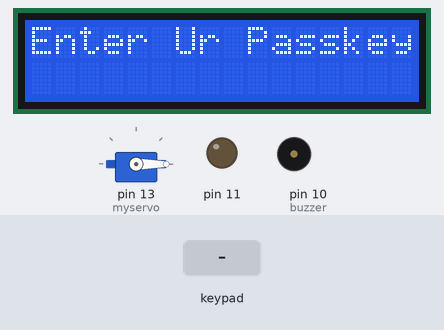
The sketch below on a simulated Arduino Uno, built with avr-gcc and run on an emulated ATmega328P. Parts: servo, 16×2 character LCD, output pins drawn as LEDs (lit = HIGH), buzzer (waves = sounding, pin HIGH). The test bench sets the inputs (shaded band). EEPROM starts erased; pins used as bus, display or sensor lines are not drawn; what the sketch prints to the serial monitor is not drawn.

Above: at 3.2 s.
3.3 s: keypad keys 1 3 9 7 # pressed 0.4 s apart
At 5.2 s:
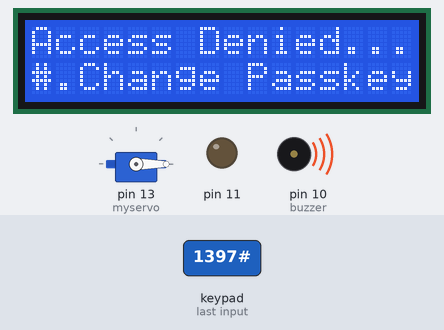
6.8 s: key 'A' pressed
At 7.5 s:
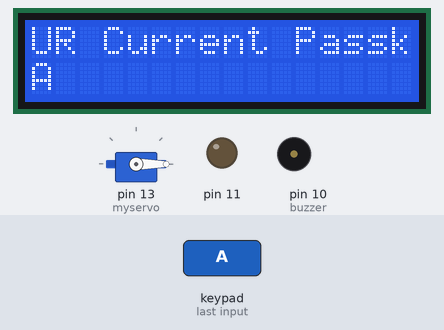
8.4 s: keypad keys 1 2 3 4 * pressed 0.4 s apart
At 10.5 s:
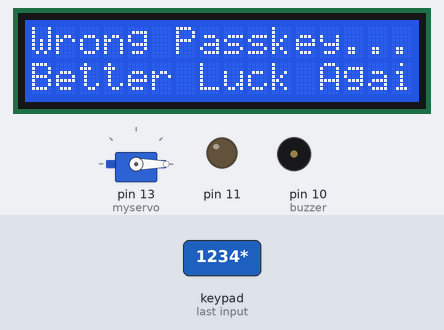
11.9 s: key 'B' pressed
At 12.5 s:
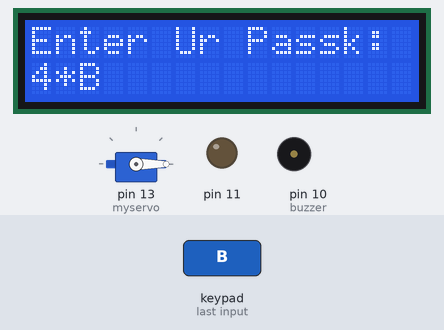
13.4 s: key 'C' pressed
At 13.53 s:
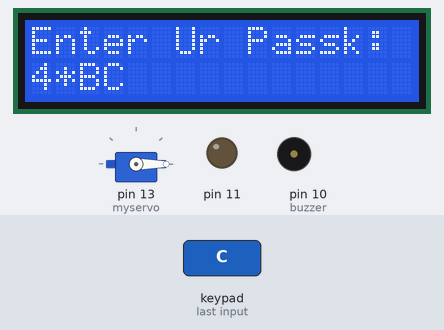
15.1 s: keypad keys 1 2 3 4 pressed 0.4 s apart
At 17.2 s:
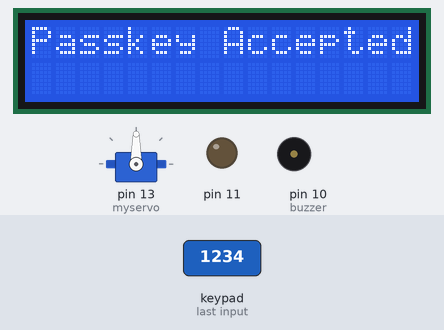
Timing chart, 0 to 24.0 s (numbered marks = the images above; inputs shaded):
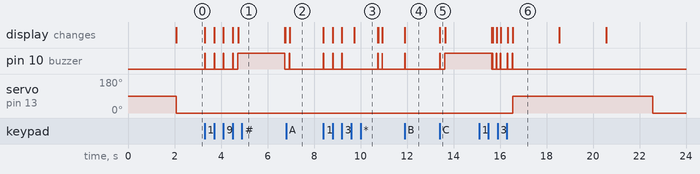

Measured:
- after the input at 3.3 s, pin 10 (buzzer): goes 3 × (HIGH 0.02 s, LOW 0.38 s), HIGH 0.02 s, LOW 0.20 s, HIGH 2.0 s, then LOW, starting at once; the display: first changes at once (image 1 shows a later state)
- after the input at 6.8 s, pin 10 (buzzer): LOW → HIGH after 0.13 s, → LOW 0.02 s later; the display: changes after 0.15 s (image 2)
- after the input at 8.4 s, the display: first changes at once (image 3 shows a later state)
- after the input at 11.9 s, pin 10 (buzzer): LOW → HIGH at once, → LOW 0.02 s later; the display: changes at once (image 4)
- after the input at 13.4 s, pin 10 (buzzer): LOW → HIGH at once, → LOW 0.02 s later, → HIGH 0.20 s later; the display: changes at once (image 5)
- after the input at 15.1 s, servo on pin 13 (myservo): 0° → 90° after 1.5 s, → 0° 6.0 s later; the display: first differs from a run without the input after 0.58 s (image 6 shows a later state)

The sketch:

lockdoor.ino
```cpp
#include <Servo.h>
#include <Keypad.h>
#include<LiquidCrystal.h>
#include<EEPROM.h>
int res=0;
Servo myservo;
LiquidCrystal lcd(9,8,7,6,5,4);
char password[4];
char pass[4],pass1[4];
int i=0;

char customKey=0;
const byte ROWS = 4; //four rows
const byte COLS = 4; //four columns
char hexaKeys[ROWS][COLS] = {
{'1','2','3','A'},
{'4','5','6','B'},
{'7','8','9','C'},
{'*','0','#','D'}
};
byte rowPins[ROWS] = {A0,A1,A2,A3}; //connect to the row pinouts of the keypad
byte colPins[COLS] = {A4,A5,3,2};   //connect to the column pinouts of the keypad
//initialize an instance of class NewKeypad
Keypad customKeypad = Keypad( makeKeymap(hexaKeys), rowPins, colPins, ROWS, COLS);
int led;
int buzzer = 10;
int m11;
int m12;
void setup()
{
  Serial.begin(9600);
  pinMode(11, OUTPUT);
  myservo.attach(13);
  lcd.begin(16,2);
  pinMode(led, OUTPUT);
  pinMode(buzzer, OUTPUT);
  pinMode(m11, OUTPUT);
  pinMode(m12, OUTPUT);
  lcd.print(" Electronic ");
  Serial.print(" Electronic ");
  lcd.setCursor(0,1);
  lcd.print(" Keypad Lock ");
  Serial.print(" Keypad Lock ");
  delay(2000);
  lcd.clear();
  lcd.print("Enter Ur Passkey:");
  Serial.println("Enter Ur Passkey:");
  lcd.setCursor(0,1);
  for(int j=0;j<4;j++)
    EEPROM.write(j, j+49);
  for(int j=0;j<4;j++)
    pass[j]=EEPROM.read(j);
  myservo.write(0);

}

void loop()
{


  customKey = customKeypad.getKey();
   if(res==3)
    {
     lcd.clear();
     lcd.setCursor(0,1);
     lcd.print("LOL HAHA");
     delay(100000000000000);
    }
  if(customKey=='#')
    change();
  if (customKey)
  {
    password[i++]=customKey;
    lcd.print(customKey);
    Serial.print(customKey);
    beep();
  }
  if(i==4)
  {
    delay(200);
    for(int j=0;j<4;j++)
      pass[j]=EEPROM.read(j);
    if(!(strncmp(password, pass,4)))
    {
      digitalWrite(led, HIGH);
      beep();
      lcd.clear();
      lcd.print("Passkey Accepted");
      Serial.println("Passkey Accepted");
      myservo.write(90);
      delay(2000);
      lcd.setCursor(0,1);
      lcd.print("#.Change Passkey");
      Serial.println("#.Change Passkey");
      delay(2000);
      lcd.clear();
      lcd.print("Enter Passkey:");
      Serial.println("Enter Passkey:");
      lcd.setCursor(0,1);
      i=0;
      digitalWrite(led, LOW);
      delay(2000);
      myservo.write(0);
      res=0;
    }
    else
    {
      myservo.write(0);
      digitalWrite(buzzer, HIGH);
      lcd.clear();
      lcd.print("Access Denied...");
      Serial.println("Access Denied...");
      lcd.setCursor(0,1);
      lcd.print("#.Change Passkey");
      Serial.println("#.Change Passkey");
      delay(2000);
      lcd.clear();
      lcd.print("Enter Passkey:");
      Serial.println("Enter Passkey:");
      lcd.setCursor(0,1);
      i=0;
      res++;
      digitalWrite(buzzer, LOW);
    }

  }

}
void change()
{
  int j=0;
  lcd.clear();
  lcd.print("UR Current Passk");
  Serial.println("UR Current Passk");
  lcd.setCursor(0,1);
  while(j<4)
  {
    char key=customKeypad.getKey();
    if(key)
    {
      pass1[j++]=key;
      lcd.print(key);
      Serial.print(key);
      beep();
    }
    key=0;
  }
  delay(500);

  if((strncmp(pass1, pass, 4)))
  {
    lcd.clear();
    lcd.print("Wrong Passkey...");
    Serial.println("Wrong Passkey...");
    lcd.setCursor(0,1);
    lcd.print("Better Luck Again");
    Serial.println("Better Luck Again");
    delay(1000);
  }
  else
  {
    j=0;
    lcd.clear();
    lcd.print("Enter New Passk:");
    Serial.println("Enter New Passk:");
    lcd.setCursor(0,1);
    while(j<4)
    {
      char key=customKeypad.getKey();
      if(key)
      {
        pass[j]=key;
        lcd.print(key);
        Serial.print(key);
        EEPROM.write(j,key);
        j++;
        beep();
      }
    }
    lcd.print(" Done......");
    Serial.println(" Done......");
    delay(1000);
  }
  lcd.clear();
  lcd.print("Enter Ur Passk:");
  Serial.println("Enter Ur Passk:");
  lcd.setCursor(0,1);
  customKey=0;
}
void beep()
{
  digitalWrite(buzzer, HIGH);
  delay(20);
  digitalWrite(buzzer, LOW);
}
```
